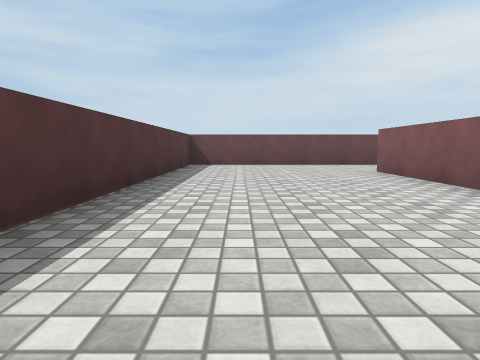
[1] (above)

24 first-person views from a walk through a Unity game level. The camera is 0.53 m above the floor, tilts 6° down and sees 75° across. The floor is counted in squares, 1 m on a side. Each view is taken from the middle of a square. On the plan, view 1 faces up. The plan holds only what a view shows up to about 9 squares ahead; the rest is blank. The place goes on beyond the plan. The player character is not drawn. Surface patterns are stand-ins for the level's own textures.

[2]
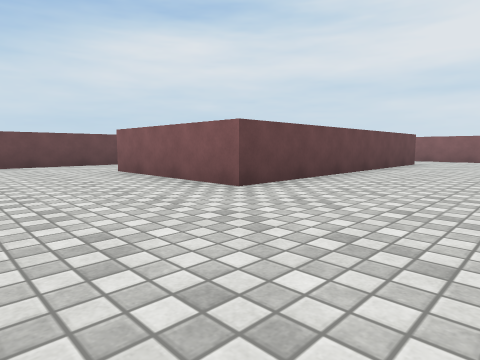

[3]
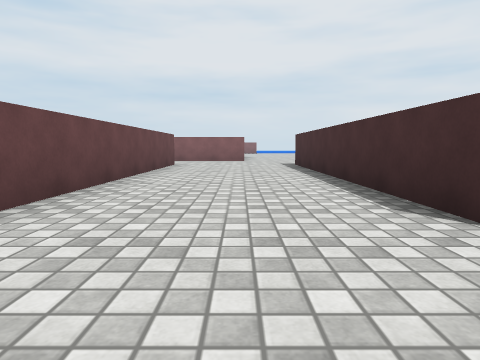

[4]
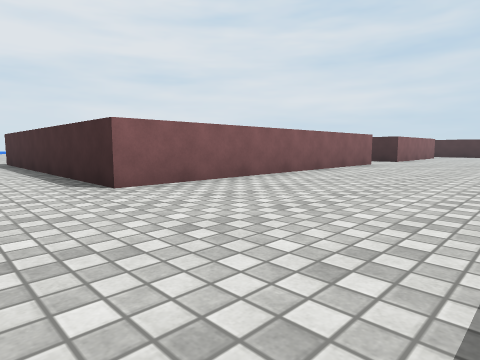

[5]
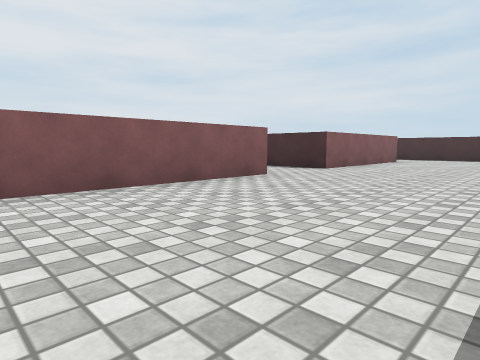

[6]
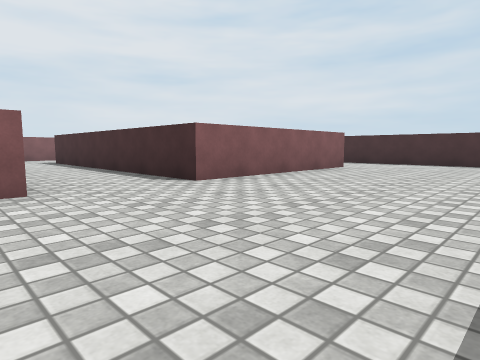

[7]
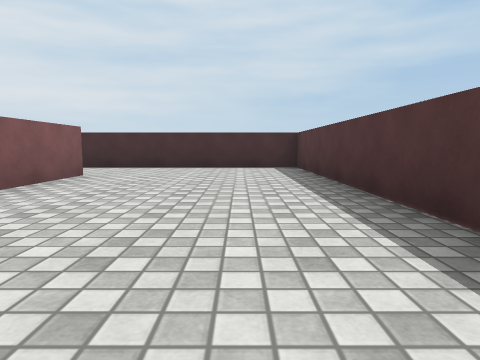

[8]
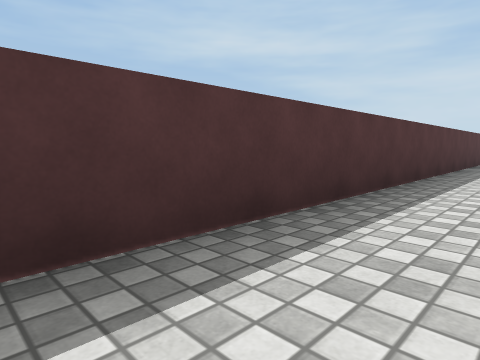

[9]
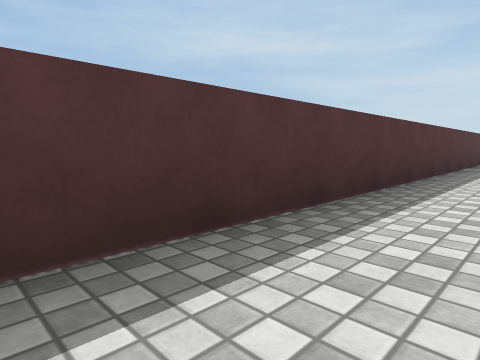

[10]
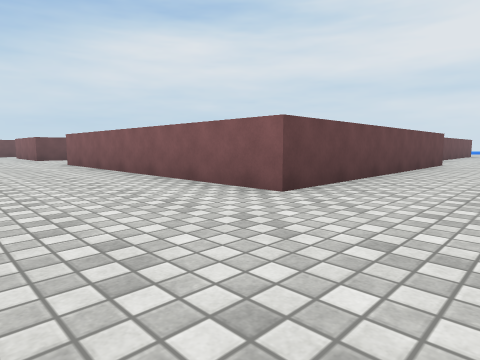

[11]
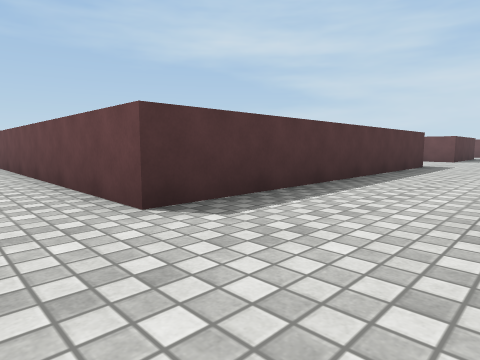

[12]
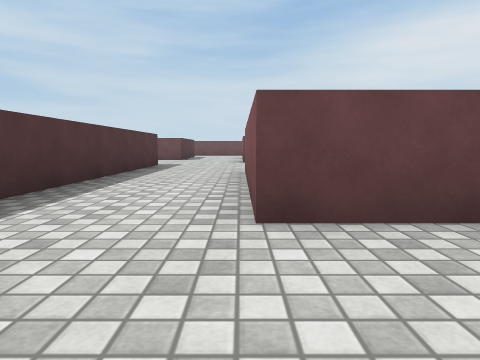

[13]
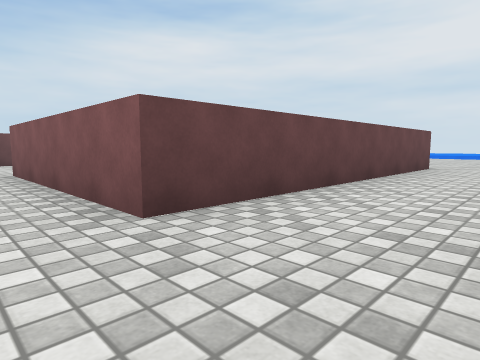

[14]
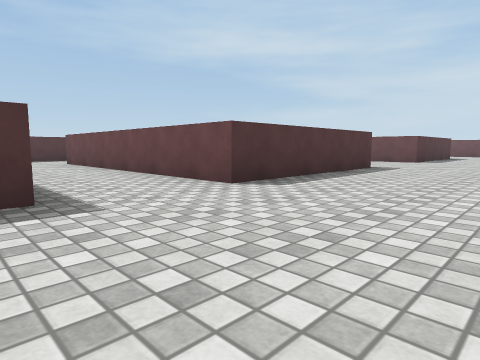

[15]
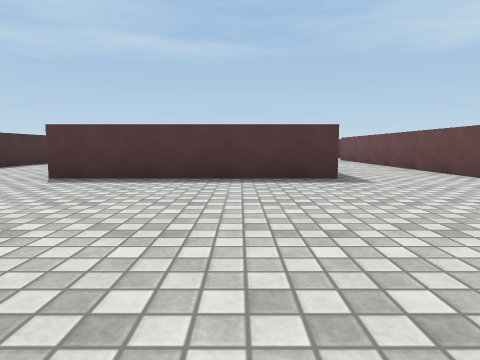

[16]
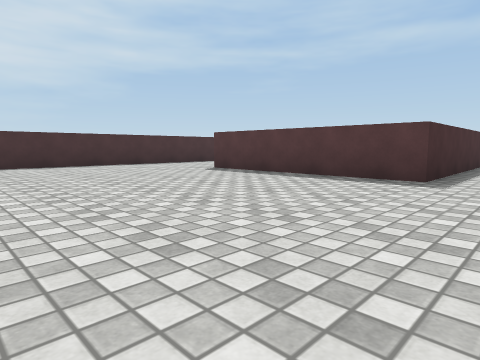

[17]
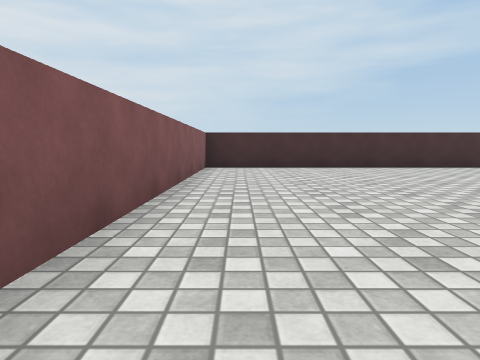

[18]
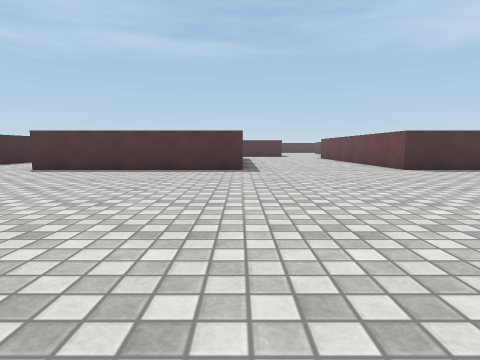

[19]
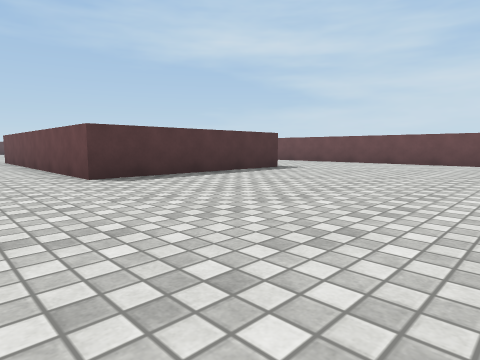

[20]
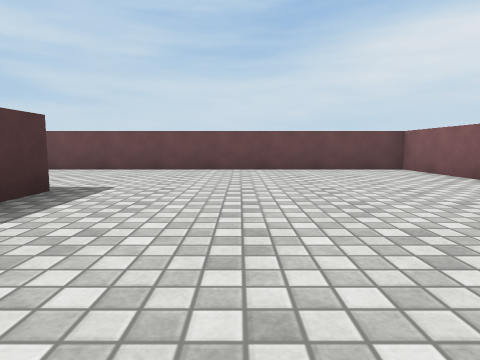

[21]
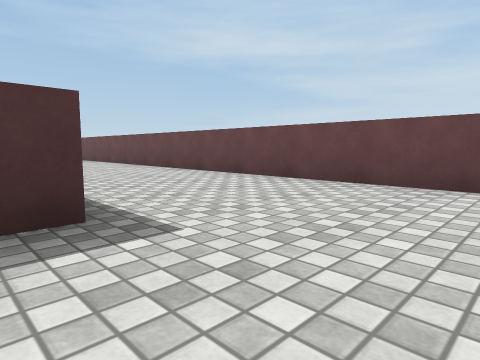

[22]
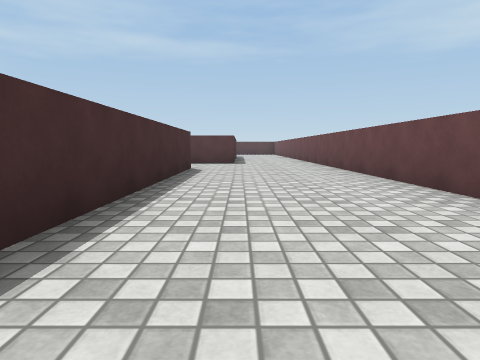

[23]
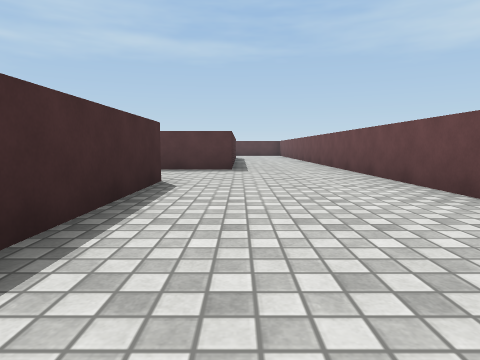

[24]
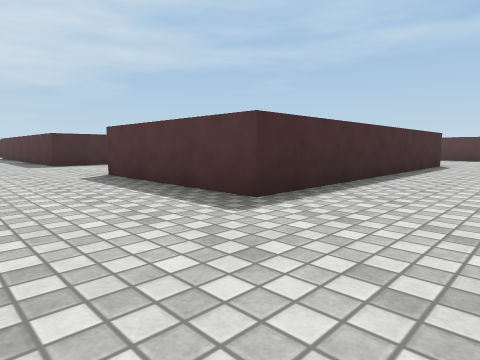

### Floor plan
Points are (right, up) in squares from view 1. A wall is a line through its corners. A room is listed if a view was taken in it or the views show most of it. See-through windows are left out.
Room 1 (views 1, 2, 3, 4, 5, 6, 7, 8, 9, 10)
walls: (-1.5, 0.2) (-1.5, -18.3) (1.5, -18.3); (3, -8.7) (3, -0.7) (10.6, -0.7); (10.1, 3) (3, 3) (3, 6.8); (-1.5, 9.1) (-1.5, 1.9); (3, -16) (3, -11)
ways out: opening at (2, -17.5) to room 2; opening at (2.5, 8.5) to room 2; opening at (11.5, 1) to room 2; opening at (3, -9.5) to room 3
Room 2 (views 11, 12, 14, 15, 16, 17, 18, 19, 20, 21, 22, 23, 24)
walls: (20.7, -2.9) (20.7, -7.9) (13.1, -7.9) (13.1, -2.9); (16, -10.3) (20.7, -10.3) (20.7, -15.4); (20.7, 5.9) (20.7, 0.8) (13.4, 0.8); (10.6, -0.7) (10.6, -7.4); (26.9, 7) (26.9, 9.5) (8.9, 9.5); (13, 5.8) (19.5, 5.8); (19.6, -18.3) (26.9, -18.3) (26.9, -11.1); (16.9, -18.3) (17.9, -18.3); (3, 6.8) (10.6, 6.8) (10.6, 3); (3.4, 9.5) (1.2, 9.5); (1.5, -18.3) (4.2, -18.3)
ways out: opening at (2, -17.5) to room 1; opening at (2.5, 8.5) to room 1; opening at (11.5, 1) to room 1; opening at (12.2, -8.5) to room 3
Room 3 (view 13)
walls: (10.6, -7.4) (10.6, -8.7) (3, -8.7); (3, -11) (8.9, -11)
ways out: opening at (3, -9.5) to room 1; opening at (12.2, -8.5) to room 2

Where each view was taken, in squares from view 1:
view 1: 0 up, 0 right, facing up
view 2: 0 up, 0 right, facing up-right
view 3: 1 up, 1 right, facing right
view 4: 1 up, 1 left, facing down-right
view 5: 4 down, 1 left, facing down-right
view 6: 8 down, 1 left, facing down-right
view 7: 10 down, 0 right, facing down
view 8: 14 down, 0 right, facing up-left
view 9: 11 down, 0 right, facing up-left
view 10: 11 down, 0 right, facing up-right
view 11: 10 down, 13 right, facing up-left
view 12: 10 down, 13 right, facing up
view 13: 10 down, 12 right, facing up-right
view 14: 11 down, 24 right, facing up-left
view 15: 12 down, 26 right, facing left
view 16: 9 down, 26 right, facing down-left
view 17: 10 down, 26 right, facing down
view 18: 3 down, 28 right, facing left
view 19: 1 down, 26 right, facing up-left
view 20: 2 up, 23 right, facing up
view 21: 5 up, 23 right, facing up-left
view 22: 7 up, 21 right, facing left
view 23: 7 up, 18 right, facing left
view 24: 9 up, 13 right, facing down-left
